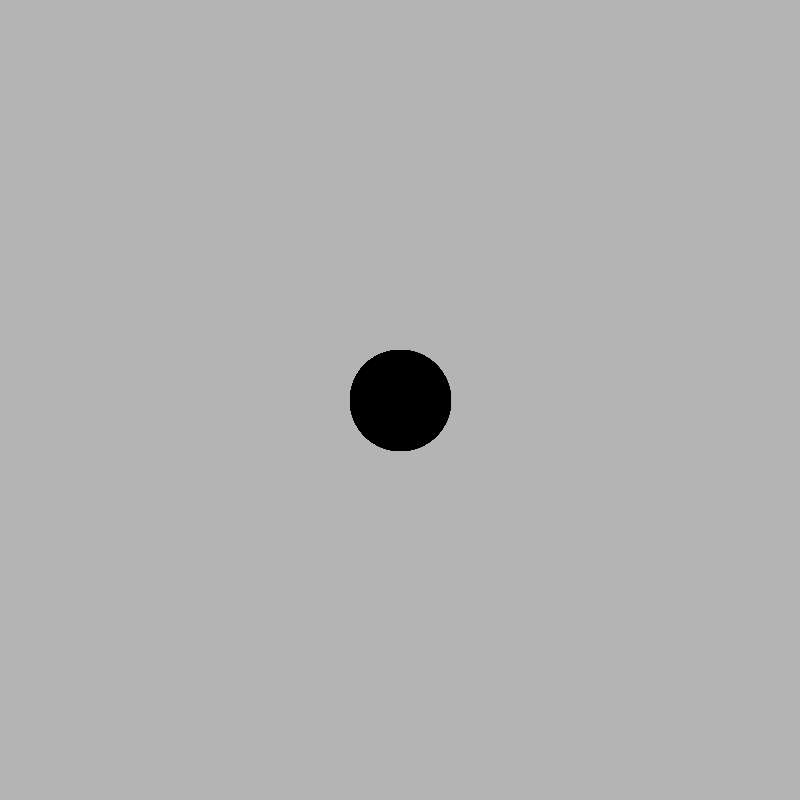
Frame 1 (no input)
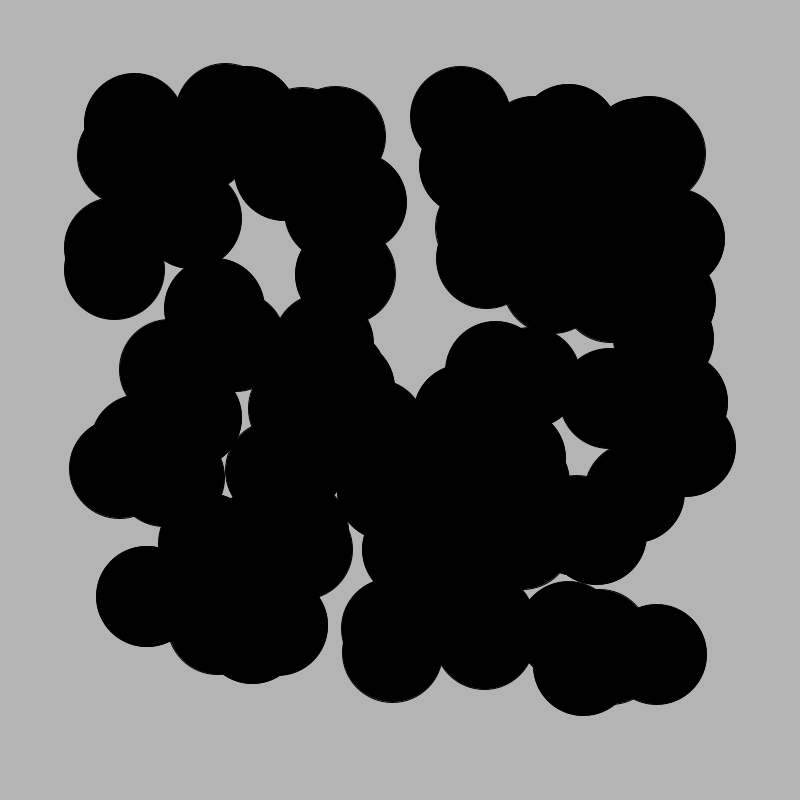
Frame 60 (the mouse pressed at the canvas centre just before this capture)
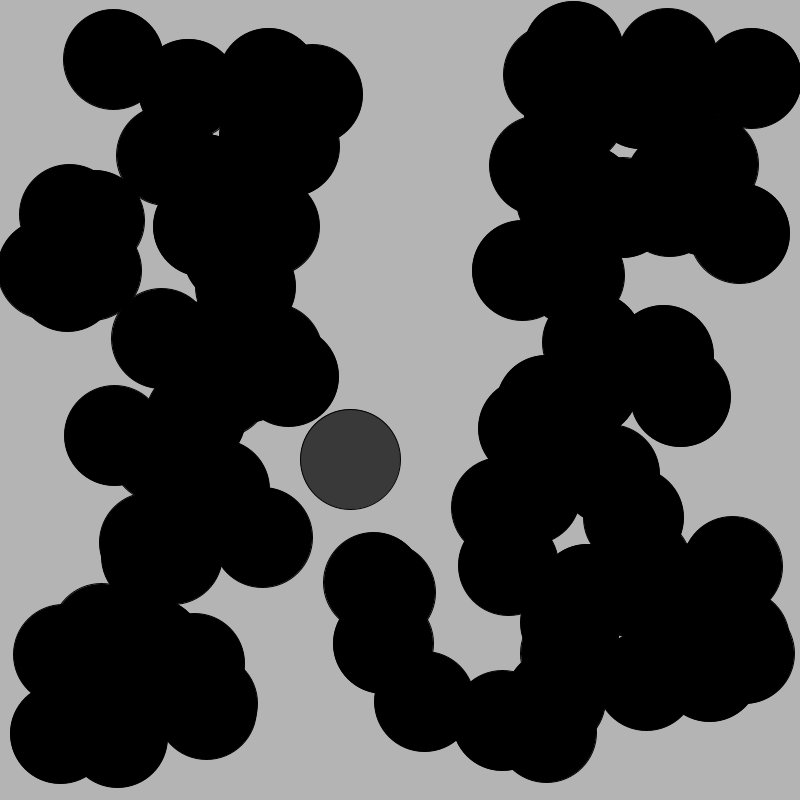
Frame 120 (the mouse held since frame 60 and released just before this capture)

The Processing sketch that drew these frames (run headless with seeded random() and noise(); from frame 60 on, the mouse is pressed at the canvas centre):

// Processing sketch: bouncing_balls_and_coloring_by_mouseX_Y
// ── bouncing_balls_and_coloring_by_mouseX_Y.pde
// bouncing ball needs = x, y, speed of them
//float x, y, dx, dy;

int num = 100;

float[] x = new float [num];
float[] y = new float [num];
float[] dx = new float [num];
float[] dy = new float [num];

void setup(){
  size(800, 800);
  for (int i = 0; i < x.length; i++){
  x[i] = width/2;
  y[i] = height/2;
  dx[i] = random(-5, 5);
  dy[i] = random(-5, 5);
  }
}

void draw(){
  background(180);
  ////if the mouse is inside the ellipse,
  //fill(0);
  ////else
  //fill(255);
  //ellipse(width/2, height/2, 100, 100);
  
  for (int i = 0; i < x.length; i++){
    float s = 100;
    
  //  if (dist(mouseX, mouseY, x[i], y[i]) < s/2){
  //    fill(0);
  //  } else {
  //    fill(255);
  //  }
    float d = dist(mouseX, mouseY, x[i], y [i]);
    fill(map(d, 0, 100, 255, 0));
    
    
    ellipse(x[i], y[i], s, s);
    x[i] += dx[i];
    y[i] += dy[i];
  
    if (x[i] > width - s/2 || x[i] < s/2) {
      dx[i] = - dx[i];
    }
    if (y[i] > height - s/2 || y[i] < s/2) {
      dy[i] = -dy[i];
    }
  }

}
